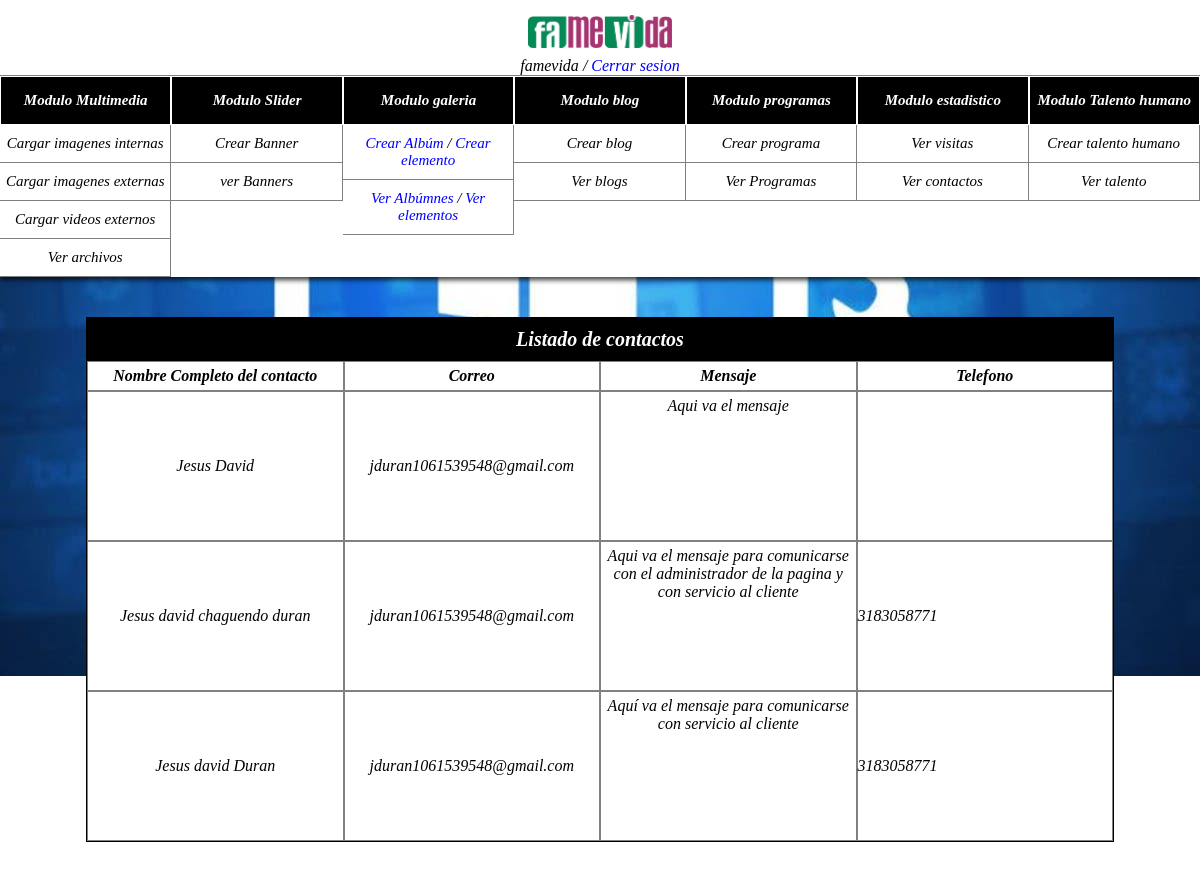
Page /index.php/contactos/inicio (signed in) on the committed database.
### tables this page shows
CREATE TABLE `contactos` (
  `contacto_id` int(11) NOT NULL,
  `nombre_completo` varchar(100) NOT NULL,
  `correo` varchar(100) NOT NULL,
  `mensaje` varchar(500) NOT NULL,
  `telefono` varchar(50) NOT NULL
);

### application/controllers/Contactos.php (called while the page is built, shortened)
<?php
include_once "application/models/contacto_model.php";
class Contactos extends CI_Controller {
	public function inicio()
	{
		if (isset($_SESSION['usuario']))
		{
			$this->load->view('ver_contactos.php');
		}else{
			echo '<script>alert("Su sesión termino");</script>';
			echo '<script>
			window.location.href = "../panel/inicio";
			</script>';
		}
	}
	public function listar_contactos(){
		$instancia = new Contacto_model();
		$peticion_select = $instancia ->ver_contactos();
		return $peticion_select;
	}
}

### index.php (called while the page is built, shortened)
<?php
require_once BASEPATH.'core/CodeIgniter.php';

### application/controllers/select_controller.php (called while the page is built, shortened)
<?php
include_once "Contactos.php";
class Select_controller{
	public function listar_contactos(){
		$instancia = new Contactos();
		$peticion_select = $instancia ->listar_contactos();
		return $peticion_select;
	}
}
?>

### application/models/contacto_model.php (called while the page is built, shortened)
<?php
class Contacto_model{
	public function ver_contactos(){
		$instancia_conexion = new Conexion();
		$pdo = $instancia_conexion -> obtener_conexion();
		$sql = $pdo->prepare('SELECT * FROM contactos');
		$sql->execute();
		$resultado = $sql->fetchAll();
		return $resultado;
	}
}
?>

### application/views/ver_contactos.php (the view, shortened to what this page needs)
<?php
include_once "application/controllers/select_controller.php";
$instancia = new Select_controller();
$peticion_select = $instancia -> listar_contactos();
?>
<!DOCTYPE html>
<html lang="es">
<head>
  <link rel="stylesheet" href="../plantilla_back/css/personalizacion.css">
  <link rel="stylesheet" href="https://cdnjs.cloudflare.com/ajax/libs/font-awesome/4.7.0/css/font-awesome.min.css">
  <link rel="stylesheet" href="//cdn.jsdelivr.net/npm/alertifyjs@1.13.1/build/css/alertify.min.css"/>
</head>
<body>
  <div class="container">
    <?php
    include "header.php";
    ?>
    <div class="contenedor-dinamico-admin">
      <div class="contenedor-ajustado">
       <div class="contenedor-tabla">
        <div class="encabezado-formulario">
          Listado de contactos
        </div>
        <div class="table" id="encabezado_tabla">
          <div class="column-table-programa-encabezado encabezado-oculto" style="font-weight: 900;">Nombre Completo del contacto</div>
          <div class="column-table-programa-encabezado encabezado-oculto" style="font-weight: 900;">Correo</div>
          <div class="column-table-programa-encabezado encabezado-oculto" style="font-weight: 900;">Mensaje</div>
          <div class="column-table-programa-encabezado encabezado-oculto" style="font-weight: 900;">Telefono</div>
        </div>
        <div class="table" id="resultados">
          <?php
          foreach($peticion_select as $contacto){
            echo '<div class="column-table-programa-contenido"><label style="margin:auto;">'.$contacto['nombre_completo'].'</label></div>
            <div class="column-table-programa-encabezado encabezado-visible" style="font-weight: 900;">Contenido del programa</div>
            <div class="column-table-programa-contenido"><div style="width:90%; color:black; margin:auto; "  >'.$contacto['correo'].'</div></div>
            <div class="column-table-programa-encabezado encabezado-visible" style="font-weight: 900;">Portada del programa</div>
            <div class="column-table-programa-contenido" style="display:table;">'.$contacto['mensaje'].'</div>
            <div class="column-table-programa-encabezado encabezado-visible" style="font-weight: 900;">Opciones</div>
            <div class="column-table-programa-contenido" style="text-align: center">'.$contacto['telefono'].'</div>';
          }
          ?>
        </div>
      </div>
    </div>
  </div>
</div>
</body>
</html>

### application/views/header.php
<header>
  <div class="main">
    <div class="logotipo-contenedor">
      <img src="../plantilla_back/img/logo.png" alt="" class="logotipo-img">
      <br>
      <label for=""><?php echo $_SESSION['usuario']; ?></label> <label for="">/</label><label for="" style="color:blue;cursor:pointer" class="btn-cerrar-sesion"> Cerrar sesion</label>
    </div>
    <div class="main-option">
      <div class="option">
        <div class="option-cont">
          <div class="item-option">
            <li  id="menu-multimedia">Modulo Multimedia</li>
          </div>
          <div class="item-option-sub">
            <li id="opcion1">Cargar imagenes internas</li>
          </div>
          <div class="item-option-sub">
            <li id="opcion2">Cargar imagenes externas</li>
          </div>
          <div class="item-option-sub">
            <li id="opcion3">Cargar videos externos</li>
          </div>
          <div class="item-option-sub">
            <li id="opcion4">Ver archivos </li>
          </div>
        </div>
        <div class="option-cont">
          <div class="item-option">
            <li id="menu-blog">Modulo Slider</li>
          </div>
          <div class="item-option-sub">
            <li id="opcion5">Crear Banner</li>
          </div>
          <div class="item-option-sub">
            <li id="opcion6">ver Banners</li>
          </div>
        </div>
        <div class="option-cont">
          <div class="item-option">
            <li id="menu-blog">Modulo  galeria</li>
          </div>
          <div class="item-option-sub">
            <li ><label id="opcion7" style="color:blue; cursor: pointer;">Crear Albúm</label> /  <label id="opcion8" style="color:blue; cursor: pointer;">Crear elemento</label> </li>
          </div>
          <div class="item-option-sub">
           <li ><label id="opcion9" style="color:blue; cursor: pointer;">Ver Albúmnes</label> /  <label id="opcion10" style="color:blue; cursor: pointer;">Ver elementos</label> </li>
          </div>
        </div>
        <div class="option-cont">
          <div class="item-option">
            <li id="menu-blog">Modulo blog</li>
          </div>
          <div class="item-option-sub">
            <li id="opcion11">Crear blog</li>
          </div>
          <div class="item-option-sub">
            <li id="opcion12">Ver blogs</li>
          </div>
        </div>
        <div class="option-cont">
          <div class="item-option">
            <li id="menu-data">Modulo programas</li>
          </div>
          <div class="item-option-sub">
            <li id="opcion13">Crear programa</li>
          </div>
          <div class="item-option-sub">
            <li id="opcion14">Ver Programas</li>
          </div>
        </div>
        <div class="option-cont">
          <div class="item-option">
            <li id="menu-data">Modulo estadistico</li>
          </div>
          <div class="item-option-sub">
            <li id="opcion15">Ver visitas</li>
          </div>
          <div class="item-option-sub">
            <li id="opcion16">Ver contactos</li>
          </div>
        </div>
        <div class="option-cont">
          <div class="item-option">
            <li  id="menu-multimedia">Modulo Talento humano</li>
          </div>
          <div class="item-option-sub">
            <li id="opcion17">Crear talento humano</li>
          </div>
          <div class="item-option-sub">
            <li id="opcion18">Ver talento </li>
          </div>
        </div>
      </div>
    </div>
  </div>
</header>

### rows in the picture
contactos: nombre_completo "Jesus David", correo "jduran1061539548@gmail.com", mensaje "Aqui va el mensaje"
contactos: nombre_completo "Jesus david chaguendo duran", correo "jduran1061539548@gmail.com", mensaje "Aqui va el mensaje para comunicarse con el administrador de la pagina y con servicio al cliente", telefono "3183058771"
contactos: nombre_completo "Jesus david Duran", correo "jduran1061539548@gmail.com", mensaje "Aquí va el mensaje para comunicarse con servicio al cliente", telefono "3183058771"

### other values in the picture
$_SESSION['usuario'] "famevida"
